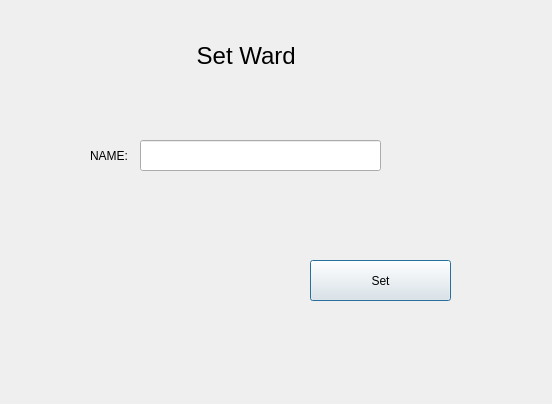
<?xml version="1.0" encoding="UTF-8"?>
<ui version="4.0">
 <class>Dialog</class>
 <widget class="QDialog" name="Dialog">
  <property name="geometry">
   <rect>
    <x>0</x>
    <y>0</y>
    <width>552</width>
    <height>404</height>
   </rect>
  </property>
  <property name="windowTitle">
   <string>SetWard</string>
  </property>
  <widget class="QLabel" name="label">
   <property name="geometry">
    <rect>
     <x>190</x>
     <y>30</y>
     <width>121</width>
     <height>51</height>
    </rect>
   </property>
   <property name="font">
    <font>
     <pointsize>18</pointsize>
    </font>
   </property>
   <property name="locale">
    <locale language="English" country="UnitedKingdom"/>
   </property>
   <property name="text">
    <string> Set Ward</string>
   </property>
  </widget>
  <widget class="QLabel" name="label_2">
   <property name="geometry">
    <rect>
     <x>90</x>
     <y>140</y>
     <width>41</width>
     <height>31</height>
    </rect>
   </property>
   <property name="text">
    <string>NAME:</string>
   </property>
  </widget>
  <widget class="QLineEdit" name="lineEdit">
   <property name="geometry">
    <rect>
     <x>140</x>
     <y>140</y>
     <width>241</width>
     <height>31</height>
    </rect>
   </property>
  </widget>
  <widget class="QPushButton" name="pushButton">
   <property name="geometry">
    <rect>
     <x>310</x>
     <y>260</y>
     <width>141</width>
     <height>41</height>
    </rect>
   </property>
   <property name="text">
    <string>Set</string>
   </property>
  </widget>
 </widget>
 <resources/>
 <connections/>
</ui>
